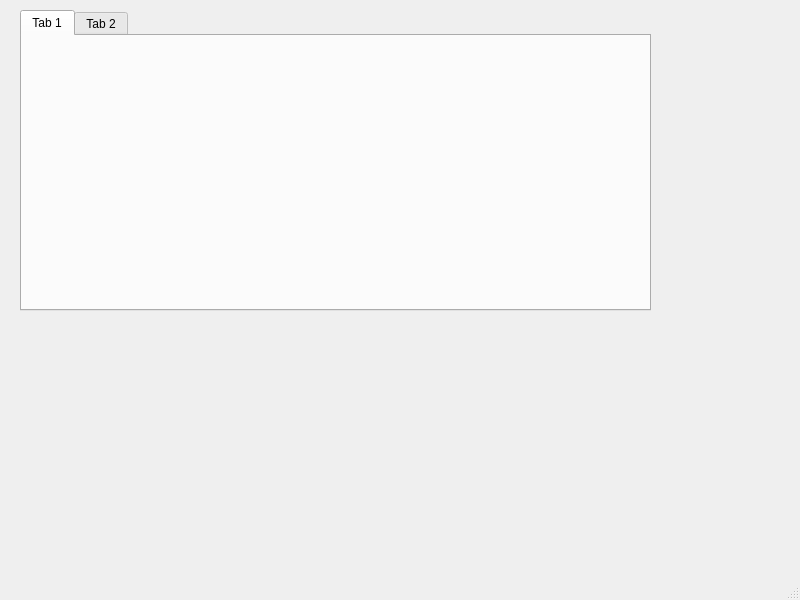
<?xml version="1.0" encoding="UTF-8"?>
<ui version="4.0">
 <class>MainWindow</class>
 <widget class="QMainWindow" name="MainWindow">
  <property name="geometry">
   <rect>
    <x>0</x>
    <y>0</y>
    <width>800</width>
    <height>600</height>
   </rect>
  </property>
  <property name="windowTitle">
   <string>MainWindow</string>
  </property>
  <widget class="QWidget" name="centralwidget">
   <widget class="QTabWidget" name="myTabWidget">
    <property name="geometry">
     <rect>
      <x>20</x>
      <y>10</y>
      <width>631</width>
      <height>301</height>
     </rect>
    </property>
    <widget class="QWidget" name="tab">
     <attribute name="title">
      <string>Tab 1</string>
     </attribute>
    </widget>
    <widget class="QWidget" name="tab_2">
     <attribute name="title">
      <string>Tab 2</string>
     </attribute>
    </widget>
   </widget>
  </widget>
  <widget class="QMenuBar" name="menubar">
   <property name="geometry">
    <rect>
     <x>0</x>
     <y>0</y>
     <width>800</width>
     <height>17</height>
    </rect>
   </property>
  </widget>
  <widget class="QStatusBar" name="statusbar"/>
 </widget>
 <resources/>
 <connections/>
</ui>
